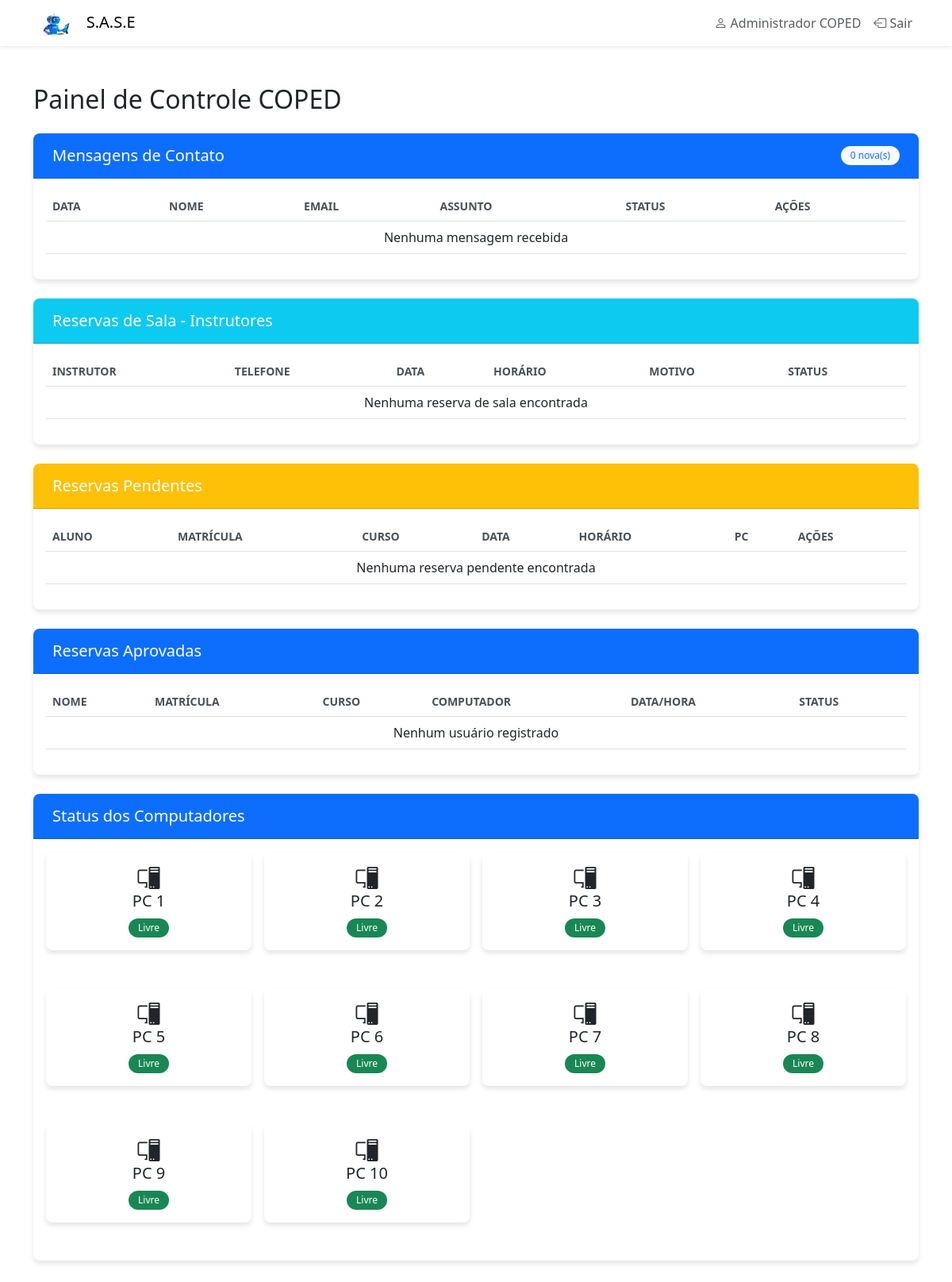
Screenshot of /coped.php (signed in) with the database file from the repository.
### tables this page shows
CREATE TABLE computadores (
    id INT AUTO_INCREMENT PRIMARY KEY,
    computador_num INT NOT NULL UNIQUE,
    status ENUM('livre', 'ocupado') DEFAULT 'livre'
);

### coped.php (the view, shortened to what this page needs)
<?php
require_once 'conexao.php';
try {
    $sql_pendentes = "SELECT * FROM reservas WHERE status = 'pendente' ORDER BY inicio DESC";
    $result_pendentes = $conn->query($sql_pendentes);
    $sql_computadores = "SELECT c.*,
                        (SELECT COUNT(*) FROM reservas r
                         WHERE r.computador_num = c.computador_num
                         AND r.status = 'aprovado'
                         AND r.inicio <= NOW()
                         AND r.fim > NOW()) as esta_reservado
                        FROM computadores c
                        ORDER BY c.computador_num";
    $result_computadores = $conn->query($sql_computadores);
} catch (Exception $e) {
    die("Erro no banco de dados: " . $e->getMessage());
}
?>
<!DOCTYPE html>
<html lang="pt-BR">
<head>
    <link href="https://cdn.jsdelivr.net/npm/bootstrap@5.3.0/dist/css/bootstrap.min.css" rel="stylesheet">
    <link href="https://cdn.jsdelivr.net/npm/bootstrap-icons@1.7.2/font/bootstrap-icons.css" rel="stylesheet">
    <link href="assets/css/variables.css" rel="stylesheet">
    <link href="assets/css/components.css" rel="stylesheet">
    <link href="assets/css/coped.css" rel="stylesheet">
</head>
<body>
    <nav class="navbar navbar-expand-lg navbar-light bg-light shadow-sm">
        <div class="container">
            <a class="navbar-brand" href="index.php">
                <img src="assets/img/logo.png" alt="S.A.S.E Logo" class="navbar-logo me-2" style="height: 30px;">
                S.A.S.E
            </a>
            <div class="navbar-nav ms-auto">
                <span class="nav-item nav-link text-muted">
                    <i class="bi bi-person"></i> <?php echo htmlspecialchars($_SESSION['coped_nome']); ?>
                </span>
                <a class="nav-link" href="logout.php">
                    <i class="bi bi-box-arrow-left"></i> Sair
                </a>
            </div>
        </div>
    </nav>
    <div class="container my-5">
        <h2 class="mb-4">Painel de Controle COPED</h2>
        <div class="card mb-4">
            <div class="card-header bg-primary text-white d-flex justify-content-between align-items-center">
                <h5 class="mb-0">Mensagens de Contato</h5>
                <span class="badge bg-light text-primary" id="novas-mensagens">
                    <?php
                    $sql_count = "SELECT COUNT(*) as total FROM mensagens WHERE status = 'não_lida'";
                    $result_count = $conn->query($sql_count);
                    $count = $result_count->fetch_assoc();
                    echo $count['total'] . " nova(s)";
                    ?>
                </span>
            </div>
            <div class="card-body">
                <div class="table-responsive">
                    <table class="table">
                        <thead>
                            <tr>
                                <th>Data</th>
                                <th>Nome</th>
                                <th>Email</th>
                                <th>Assunto</th>
                                <th>Status</th>
                                <th>Ações</th>
                            </tr>
                        </thead>
                        <tbody>
                            <?php
                            $sql_mensagens = "SELECT * FROM mensagens ORDER BY data_envio DESC";
                            $result_mensagens = $conn->query($sql_mensagens);
                            if ($result_mensagens && $result_mensagens->num_rows > 0):
                                while($msg = $result_mensagens->fetch_assoc()):
                            ?>
                            <tr>
                                <td><?php echo date('d/m/Y H:i', strtotime($msg['data_envio'])); ?></td>
                                <td><?php echo htmlspecialchars($msg['nome']); ?></td>
                                <td><?php echo htmlspecialchars($msg['email']); ?></td>
                                <td><?php echo htmlspecialchars($msg['assunto']); ?></td>
                                <td>
                                    <span class="badge bg-<?php echo $msg['status'] == 'não_lida' ? 'danger' : 'success'; ?>">
                                        <?php echo $msg['status']; ?>
                                    </span>
                                </td>
                                <td>
                                    <button class="btn btn-sm btn-primary"
                                            onclick="verMensagem(<?php echo $msg['id']; ?>)">
                                        <i class="bi bi-envelope-open"></i>
                                    </button>
                                </td>
                            </tr>
                            <?php
                                endwhile;
                            else:
                            ?>
                            <tr>
                                <td colspan="6" class="text-center">Nenhuma mensagem recebida</td>
                            </tr>
                            <?php endif; ?>
                        </tbody>
                    </table>
                </div>
            </div>
        </div>
        <div class="card mb-4">
            <div class="card-header bg-info text-white">
                <h5 class="mb-0">Reservas de Sala - Instrutores</h5>
            </div>
            <div class="card-body">
                <div class="table-responsive">
                    <table class="table">
                        <thead>
                            <tr>
                                <th>Instrutor</th>
                                <th>Telefone</th>
                                <th>Data</th>
                                <th>Horário</th>
                                <th>Motivo</th>
                                <th>Status</th>
                            </tr>
                        </thead>
                        <tbody>
                            <?php
                            $sql_reservas_sala = "SELECT * FROM reservas_sala ORDER BY inicio DESC";
                            $result_reservas_sala = $conn->query($sql_reservas_sala);
                            if ($result_reservas_sala && $result_reservas_sala->num_rows > 0):
                                while($reserva = $result_reservas_sala->fetch_assoc()):
                            ?>
                            <tr>
                                <td><?php echo $reserva['instrutor_nome']; ?></td>
                                <td><?php echo $reserva['telefone']; ?></td>
                                <td><?php echo date('d/m/Y', strtotime($reserva['inicio'])); ?></td>
                                <td>
                                    <?php
                                    echo date('H:i', strtotime($reserva['inicio'])) . ' - ' .
                                         date('H:i', strtotime($reserva['fim']));
                                    ?>
                                </td>
                                <td><?php echo $reserva['motivo']; ?></td>
                                <td>
                                    <span class="badge bg-<?php echo $reserva['status'] == 'aprovado' ? 'success' : 'warning'; ?>">
                                        <?php echo ucfirst($reserva['status']); ?>
                                    </span>
                                </td>
                            </tr>
                            <?php
                                endwhile;
                            else:
                            ?>
                            <tr>
                                <td colspan="6" class="text-center">Nenhuma reserva de sala encontrada</td>
                            </tr>
                            <?php endif; ?>
                        </tbody>
                    </table>
                </div>
            </div>
        </div>
        <div class="card mb-4">
            <div class="card-header bg-warning text-white">
                <h5 class="mb-0">Reservas Pendentes</h5>
            </div>
            <div class="card-body">
                <div class="table-responsive">
                    <table class="table">
                        <thead>
                            <tr>
                                <th>Aluno</th>
                                <th>Matrícula</th>
                                <th>Curso</th>
                                <th>Data</th>
                                <th>Horário</th>
                                <th>PC</th>
                                <th>Ações</th>
                            </tr>
                        </thead>
                        <tbody>
                            <?php
                            if ($result_pendentes && $result_pendentes->num_rows > 0):
                                while($reserva = $result_pendentes->fetch_assoc()):
                            ?>
                            <tr>
                                <td><?php echo htmlspecialchars($reserva['nome']); ?></td>
                                <td><?php echo htmlspecialchars($reserva['matricula']); ?></td>
                                <td><?php echo htmlspecialchars($reserva['curso']); ?></td>
                                <td><?php echo date('d/m/Y', strtotime($reserva['inicio'])); ?></td>
                                <td><?php echo date('H:i', strtotime($reserva['inicio'])); ?></td>
                                <td>PC <?php echo $reserva['computador_num']; ?></td>
                                <td>
                                    <button class="btn btn-success btn-sm" onclick="aprovarReserva(<?php echo $reserva['id']; ?>)">
                                        <i class="bi bi-check-lg"></i>
                                    </button>
                                    <button class="btn btn-danger btn-sm" onclick="recusarReserva(<?php echo $reserva['id']; ?>)">
                                        <i class="bi bi-x-lg"></i>
                                    </button>
                                </td>
                            </tr>
                            <?php
                                endwhile;
                            else:
                            ?>
                            <tr>
                                <td colspan="7" class="text-center">Nenhuma reserva pendente encontrada</td>
                            </tr>
                            <?php endif; ?>
                        </tbody>
                    </table>
                </div>
            </div>
        </div>
        <div class="card mb-4">
            <div class="card-header bg-primary text-white">
                <h5 class="mb-0">Reservas Aprovadas</h5>
            </div>
            <div class="card-body">
                <div class="table-responsive">
                    <table class="table table-hover">
                        <thead>
                            <tr>
                                <th>Nome</th>
                                <th>Matrícula</th>
                                <th>Curso</th>
                                <th>Computador</th>
                                <th>Data/Hora</th>
                                <th>Status</th>
                            </tr>
                        </thead>
                        <tbody>
                            <?php
                            $sql = "SELECT r.*, r.nome, r.matricula, r.curso,
                                         r.computador_num, r.status, r.inicio as data_hora
                                  FROM reservas r
                                  ORDER BY r.inicio DESC";
                            $result = $conn->query($sql);
                            if ($result && $result->num_rows > 0) {
                                while ($row = $result->fetch_assoc()) {
                                    $status_class = $row['status'] == 'aprovado' ? 'success' :
                                                  ($row['status'] == 'pendente' ? 'warning' : 'danger');
                                    echo "<tr>";
                                    echo "<td>{$row['nome']}</td>";
                                    echo "<td>{$row['matricula']}</td>";
                                    echo "<td>{$row['curso']}</td>";
                                    echo "<td>PC {$row['computador_num']}</td>";
                                    echo "<td>" . date('d/m/Y H:i', strtotime($row['inicio'])) . "</td>";
                                    echo "<td><span class='badge bg-{$status_class}'>" .
                                         ucfirst($row['status']) . "</span></td>";
                                    echo "</tr>";
                                }
                            } else {
                                echo "<tr><td colspan='6' class='text-center'>Nenhum usuário registrado</td></tr>";
                            }
                            ?>
                        </tbody>
                    </table>
                </div>
            </div>
        </div>
        <div class="card">
            <div class="card-header bg-primary text-white">
                <h5 class="mb-0">Status dos Computadores</h5>
            </div>
            <div class="card-body">
                <div class="row g-3">
                    <?php
                    if ($result_computadores && $result_computadores->num_rows > 0):
                        while($pc = $result_computadores->fetch_assoc()):
                    ?>
                    <div class="col-md-3 col-sm-4 col-6">
                        <div class="card text-center">
                            <div class="card-body">
                                <i class="bi bi-pc-display h3"></i>
                                <h5>PC <?php echo $pc['computador_num']; ?></h5>
                                <span class="badge bg-<?php echo ($pc['esta_reservado'] > 0) ? 'danger' : 'success'; ?>">
                                    <?php echo ($pc['esta_reservado'] > 0) ? 'Ocupado' : 'Livre'; ?>
                                </span>
                            </div>
                        </div>
                    </div>
                    <?php
                        endwhile;
                    else:
                    ?>
                    <div class="col-12">
                        <p class="text-center">Nenhum computador cadastrado</p>
                    </div>
                    <?php endif; ?>
                </div>
            </div>
        </div>
    </div>
</body>
</html>

### assets/css/variables.css (style rules this page uses)
:root { --primary-color: #0d6efd; --secondary-color: #6c757d; --success-color: #198754; --warning-color: #ffc107; --danger-color: #dc3545; --info-color: #0dcaf0; --gray-100: #f8f9fa; --gray-200: #e9ecef; --gray-300: #dee2e6; --gray-400: #ced4da; --gray-500: #adb5bd; --gray-600: #6c757d; --gray-700: #495057; --gray-800: #343a40; --gray-900: #212529; --spacing-xs: 0.25rem; --spacing-sm: 0.5rem; --spacing-md: 1rem; --spacing-lg: 1.5rem; --spacing-xl: 2rem; --border-radius-sm: 4px; --border-radius: 8px; --border-radius-lg: 12px; --border-radius-xl: 16px; --shadow-sm: 0 2px 4px rgba(0,0,0,0.05); --shadow: 0 4px 6px rgba(0,0,0,0.1); --shadow-md: 0 6px 10px rgba(0,0,0,0.1); --shadow-lg: 0 10px 15px rgba(0,0,0,0.1); --transition-fast: all 0.2s ease; --transition: all 0.3s ease; --transition-slow: all 0.4s ease; --font-family: 'Inter', sans-serif; --font-size-xs: 0.75rem; --font-size-sm: 0.875rem; --font-size-md: 1rem; --font-size-lg: 1.125rem; --font-size-xl: 1.25rem; --z-index-dropdown: 1000; --z-index-sticky: 1020; --z-index-fixed: 1030; --z-index-modal: 1040; --z-index-toast: 1050; }

### assets/css/components.css (style rules this page uses)
.badge { padding: 0.35em 0.65em; border-radius: 20px; font-size: var(--font-size-xs); font-weight: 600; }

### assets/css/coped.css (style rules this page uses)
.navbar { background: white !important; }
.card { border: none; border-radius: var(--border-radius); box-shadow: var(--shadow); margin-bottom: 2rem; }
.card-header { border-radius: var(--border-radius) var(--border-radius) 0 0 !important; padding: 1rem 1.5rem; }
.table th { font-weight: 600; text-transform: uppercase; font-size: 0.875rem; color: var(--gray-700); }
.table td { vertical-align: middle; }
.badge { padding: 0.5em 1em; font-weight: 500; }

### rows the page displays
computadores: computador_num "1"
computadores: computador_num "2"
computadores: computador_num "3"
computadores: computador_num "4"
computadores: computador_num "5"
computadores: computador_num "6"
computadores: computador_num "7"
computadores: computador_num "8"
computadores: computador_num "9"
computadores: computador_num "10"

### other values shown
$_SESSION['coped_nome'] "Administrador COPED"
$count['total'] "0"
